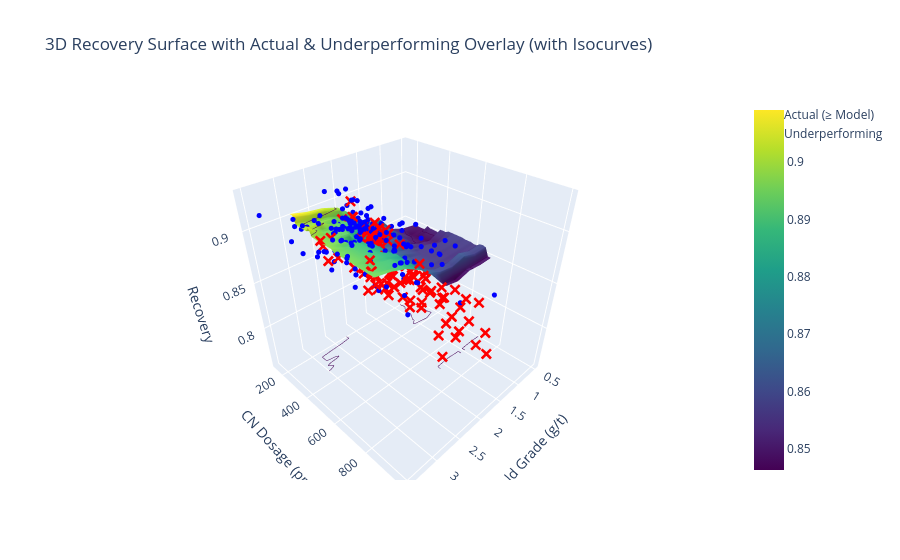
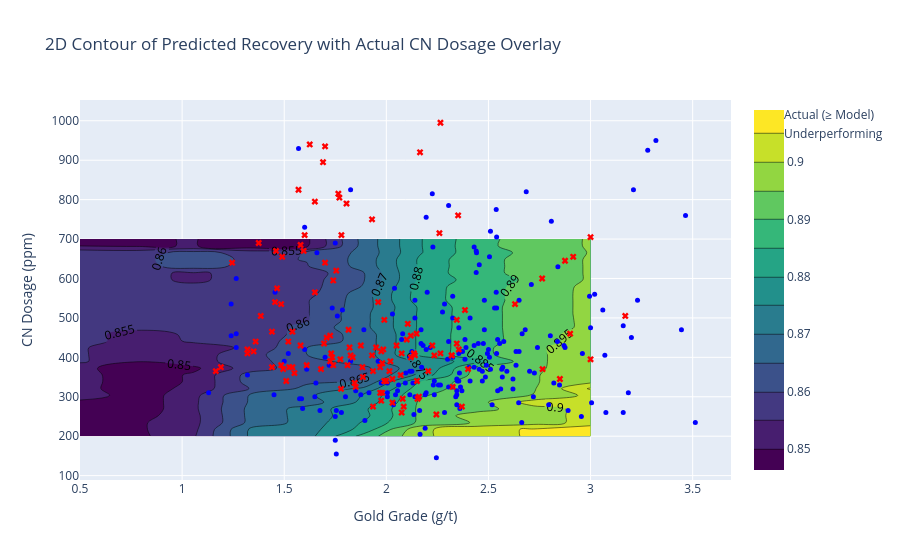

Source (notebook cell) for these figures, in order:
### Code cell
# --- Interactive 3D Surface Plot with Isocurves ---
surface_fig = go.Figure()

# Recovery surface
surface_fig.add_trace(go.Surface(
    z=recovery_grid,
    x=grades,
    y=cn_range_limited,
    colorscale='Viridis',
    name="Modelled Recovery",
    showscale=True,
    contours=dict(
        z=dict(show=True, usecolormap=True, project_z=True)
    )
))

# Actual performing points
surface_fig.add_trace(go.Scatter3d(
    x=performing["Leach_Feed_Grade_Au_Gt_Day"],
    y=performing["Leach_Cn_Adds_ppm"],
    z=performing["Au_Recovery_pct"],
    mode='markers',
    marker=dict(size=3, color='blue'),
    name="Actual (≥ Model)"
))

# Underperforming points
surface_fig.add_trace(go.Scatter3d(
    x=underperforming["Leach_Feed_Grade_Au_Gt_Day"],
    y=underperforming["Leach_Cn_Adds_ppm"],
    z=underperforming["Au_Recovery_pct"],
    mode='markers',
    marker=dict(size=4, color='red', symbol='x'),
    name="Underperforming"
))

surface_fig.update_layout(
    title="3D Recovery Surface with Actual & Underperforming Overlay (with Isocurves)",
    scene=dict(
        xaxis_title="Gold Grade (g/t)",
        yaxis_title="CN Dosage (ppm)",
        zaxis_title="Recovery"
    )
)

# --- 2D Contour Projection (Recovery on Grade vs CN plane) ---

contour_fig = go.Figure()

# Contour heatmap of recovery
contour_fig.add_trace(go.Contour(
    z=recovery_grid,
    x=grades,
    y=cn_range_limited,
    colorscale='Viridis',
    contours=dict(showlabels=True),
    name="Predicted Recovery"
))

# Actual points (blue) and underperformers (red)
contour_fig.add_trace(go.Scatter(
    x=performing["Leach_Feed_Grade_Au_Gt_Day"],
    y=performing["Leach_Cn_Adds_ppm"],
    mode='markers',
    marker=dict(size=5, color='blue'),
    name="Actual (≥ Model)"
))

contour_fig.add_trace(go.Scatter(
    x=underperforming["Leach_Feed_Grade_Au_Gt_Day"],
    y=underperforming["Leach_Cn_Adds_ppm"],
    mode='markers',
    marker=dict(size=6, color='red', symbol='x'),
    name="Underperforming"
))

contour_fig.update_layout(
    title="2D Contour of Predicted Recovery with Actual CN Dosage Overlay",
    xaxis_title="Gold Grade (g/t)",
    yaxis_title="CN Dosage (ppm)"
)

surface_fig.show()
contour_fig.show()

### Figure 1 — Plotly figure (JSON) as saved in the notebook; plotly's stock layout.template omitted (floating-point values rounded to 4 significant figures; data arrays with more than 128 entries replaced by an {"elided": "..."} marker saying what was removed)
{"data": [{"colorscale": [[0, "#440154"], [0.1111, "#482878"], [0.2222, "#3e4989"], [0.3333, "#31688e"], [0.4444, "#26828e"], [0.5556, "#1f9e89"], [0.6667, "#35b779"], [0.7778, "#6ece58"], [0.8889, "#b5de2b"], [1, "#fde725"]], "contours": {"z": {"project": {"z": true}, "show": true, "usecolormap": true}}, "name": "Modelled Recovery", "showscale": true, "type": "surface", "x": [0.5, 0.7778, 1.056, 1.333, 1.611, 1.889, 2.167, 2.444, 2.722, 3], "y": [200, 217.2, 234.5, 251.7, 269.0, 286.2, 303.4, 320.7, 337.9, 355.2, 372.4, 389.7, 406.9, 424.1, 441.4, 458.6, 475.9, 493.1, 510.3, 527.6, 544.8, 562.1, 579.3, 596.6, 613.8, 631.0, 648.3, 665.5, 682.8, 700], "z": {"elided": "30x10 float values"}}, {"marker": {"color": "blue", "size": 3}, "mode": "markers", "name": "Actual (≥ Model)", "type": "scatter3d", "x": {"elided": "203 float values"}, "y": {"elided": "203 int values"}, "z": {"elided": "203 float values"}}, {"marker": {"color": "red", "size": 4, "symbol": "x"}, "mode": "markers", "name": "Underperforming", "type": "scatter3d", "x": [2.105, 1.81, 1.97, 1.73, 1.68, 2.085, 2.63, 1.96, 2.355, 1.99, 1.935, 1.975, 2.03, 2.205, 2.14, 1.85, 1.845, 1.74, 1.61, 2.03, 2.08, 2.15, 2.345, 2.4, 1.74, 1.99, 2, 2.265, 1.595, 1.69, 1.65, 1.625, 1.46, 1.6, 1.77, 1.57, 1.78, 1.765, 1.82, 2.075, 1.98, 1.485, 1.725, 1.775, 1.95, 1.755, 1.805, 1.93, 1.7, 1.385, 1.44, 1.735, 1.32, 1.815, 1.49, 1.35, 1.455, 1.725, 1.54, 1.375, 1.245, 1.52, 1.165, 1.695, 1.19, 1.58, 1.55, 1.495, 1.985, 2.135, 2.345, 2.135, 1.32, 1.54, 1.525, 3, 3.17, 2.915, 2.9, 2.85, 3, 2.765, 2.352, 2.763, 2.12, 1.975, 2.385, 2.875, 2.26, 2.165, 2.265, 1.93, 2.245, 2.32, 2.12, 2.225, 1.825, 1.65, 1.7, 1.58, 1.465, 1.485, 1.36, 1.51, 1.44, 1.885, 2.32, 2.1, 2.235, 2.37, 2.325, 1.875, 2.02, 2.07, 1.97, 2.015, 1.778, 2.05, 1.835, 1.708, 1.883, 2.153, 2.16, 2.148, 1.98, 2.075, 1.935], "y": [485, 380, 375, 410, 370, 275, 535, 540, 420, 495, 275, 290, 285, 365, 405, 325, 335, 595, 380, 345, 295, 340, 495, 370, 380, 340, 340, 410, 670, 895, 795, 940, 670, 710, 805, 825, 710, 815, 425, 410, 385, 535, 390, 395, 425, 620, 790, 750, 640, 505, 465, 400, 410, 470, 655, 415, 540, 455, 465, 690, 640, 440, 365, 435, 375, 430, 360, 370, 420, 410, 435, 410, 420, 375, 375, 705, 505, 655, 460, 345, 395, 370, 760, 600, 400, 415, 520, 645, 715, 920, 995, 405, 255, 405, 455, 430, 405, 565, 935, 685, 575, 380, 440, 340, 375, 350, 405, 445, 405, 275, 325, 430, 390, 355, 310, 365, 320, 430, 400, 450, 375, 295, 300, 460, 310, 260, 365], "z": [0.8449, 0.8201, 0.8448, 0.8348, 0.8329, 0.8773, 0.8835, 0.831, 0.8617, 0.8386, 0.8368, 0.8426, 0.8481, 0.8518, 0.8477, 0.8291, 0.8304, 0.8184, 0.8161, 0.8517, 0.8479, 0.8578, 0.859, 0.8581, 0.8102, 0.8488, 0.8345, 0.8338, 0.7895, 0.8102, 0.8117, 0.8035, 0.7569, 0.8088, 0.8102, 0.8238, 0.8362, 0.8437, 0.8402, 0.8688, 0.8547, 0.825, 0.8571, 0.8725, 0.8605, 0.8531, 0.8601, 0.8619, 0.8407, 0.8039, 0.8314, 0.8354, 0.7943, 0.8535, 0.8283, 0.8209, 0.8446, 0.8575, 0.8307, 0.807, 0.8441, 0.828, 0.7758, 0.8491, 0.8228, 0.8477, 0.8576, 0.8489, 0.8809, 0.8823, 0.8798, 0.8591, 0.826, 0.8508, 0.8493, 0.89, 0.896, 0.8939, 0.888, 0.8878, 0.9001, 0.8955, 0.8853, 0.8947, 0.8776, 0.8659, 0.8827, 0.8922, 0.8895, 0.8753, 0.8831, 0.8809, 0.8932, 0.888, 0.8871, 0.89, 0.8626, 0.8356, 0.8289, 0.8346, 0.8251, 0.8378, 0.8376, 0.8489, 0.8159, 0.8182, 0.8531, 0.8401, 0.881, 0.8763, 0.8824, 0.8846, 0.8854, 0.8858, 0.8748, 0.8828, 0.8645, 0.8786, 0.8851, 0.8719, 0.8801, 0.8965, 0.8968, 0.8976, 0.8864, 0.9071, 0.8915]}], "layout": {"scene": {"xaxis": {"title": {"text": "Gold Grade (g/t)"}}, "yaxis": {"title": {"text": "CN Dosage (ppm)"}}, "zaxis": {"title": {"text": "Recovery"}}}, "title": {"text": "3D Recovery Surface with Actual & Underperforming Overlay (with Isocurves)"}}}

### Figure 2 — Plotly figure (JSON) as saved in the notebook; plotly's stock layout.template omitted (floating-point values rounded to 4 significant figures; data arrays with more than 128 entries replaced by an {"elided": "..."} marker saying what was removed)
{"data": [{"colorscale": [[0, "#440154"], [0.1111, "#482878"], [0.2222, "#3e4989"], [0.3333, "#31688e"], [0.4444, "#26828e"], [0.5556, "#1f9e89"], [0.6667, "#35b779"], [0.7778, "#6ece58"], [0.8889, "#b5de2b"], [1, "#fde725"]], "contours": {"showlabels": true}, "name": "Predicted Recovery", "type": "contour", "x": [0.5, 0.7778, 1.056, 1.333, 1.611, 1.889, 2.167, 2.444, 2.722, 3], "y": [200, 217.2, 234.5, 251.7, 269.0, 286.2, 303.4, 320.7, 337.9, 355.2, 372.4, 389.7, 406.9, 424.1, 441.4, 458.6, 475.9, 493.1, 510.3, 527.6, 544.8, 562.1, 579.3, 596.6, 613.8, 631.0, 648.3, 665.5, 682.8, 700], "z": {"elided": "30x10 float values"}}, {"marker": {"color": "blue", "size": 5}, "mode": "markers", "name": "Actual (≥ Model)", "type": "scatter", "x": {"elided": "203 float values"}, "y": {"elided": "203 int values"}}, {"marker": {"color": "red", "size": 6, "symbol": "x"}, "mode": "markers", "name": "Underperforming", "type": "scatter", "x": [2.105, 1.81, 1.97, 1.73, 1.68, 2.085, 2.63, 1.96, 2.355, 1.99, 1.935, 1.975, 2.03, 2.205, 2.14, 1.85, 1.845, 1.74, 1.61, 2.03, 2.08, 2.15, 2.345, 2.4, 1.74, 1.99, 2, 2.265, 1.595, 1.69, 1.65, 1.625, 1.46, 1.6, 1.77, 1.57, 1.78, 1.765, 1.82, 2.075, 1.98, 1.485, 1.725, 1.775, 1.95, 1.755, 1.805, 1.93, 1.7, 1.385, 1.44, 1.735, 1.32, 1.815, 1.49, 1.35, 1.455, 1.725, 1.54, 1.375, 1.245, 1.52, 1.165, 1.695, 1.19, 1.58, 1.55, 1.495, 1.985, 2.135, 2.345, 2.135, 1.32, 1.54, 1.525, 3, 3.17, 2.915, 2.9, 2.85, 3, 2.765, 2.352, 2.763, 2.12, 1.975, 2.385, 2.875, 2.26, 2.165, 2.265, 1.93, 2.245, 2.32, 2.12, 2.225, 1.825, 1.65, 1.7, 1.58, 1.465, 1.485, 1.36, 1.51, 1.44, 1.885, 2.32, 2.1, 2.235, 2.37, 2.325, 1.875, 2.02, 2.07, 1.97, 2.015, 1.778, 2.05, 1.835, 1.708, 1.883, 2.153, 2.16, 2.148, 1.98, 2.075, 1.935], "y": [485, 380, 375, 410, 370, 275, 535, 540, 420, 495, 275, 290, 285, 365, 405, 325, 335, 595, 380, 345, 295, 340, 495, 370, 380, 340, 340, 410, 670, 895, 795, 940, 670, 710, 805, 825, 710, 815, 425, 410, 385, 535, 390, 395, 425, 620, 790, 750, 640, 505, 465, 400, 410, 470, 655, 415, 540, 455, 465, 690, 640, 440, 365, 435, 375, 430, 360, 370, 420, 410, 435, 410, 420, 375, 375, 705, 505, 655, 460, 345, 395, 370, 760, 600, 400, 415, 520, 645, 715, 920, 995, 405, 255, 405, 455, 430, 405, 565, 935, 685, 575, 380, 440, 340, 375, 350, 405, 445, 405, 275, 325, 430, 390, 355, 310, 365, 320, 430, 400, 450, 375, 295, 300, 460, 310, 260, 365]}], "layout": {"title": {"text": "2D Contour of Predicted Recovery with Actual CN Dosage Overlay"}, "xaxis": {"title": {"text": "Gold Grade (g/t)"}}, "yaxis": {"title": {"text": "CN Dosage (ppm)"}}}}
